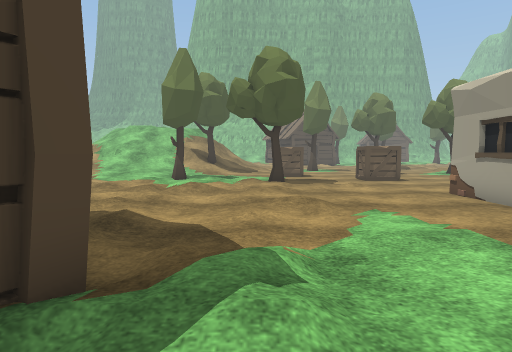
[1] (above)

24 first-person views from a walk through a 3-D level made in the Unity game engine. The camera is 1.2 m above the floor, tilts 4° down and sees 75° across. The floor is counted in squares, 1 m on a side. Each view is taken from the middle of a square. On the plan, view 1 faces up. The plan holds only what a view shows up to about 14 squares ahead; the rest is blank. The place goes on beyond the plan. The player is left out. Some surface patterns are stand-ins.

[2]
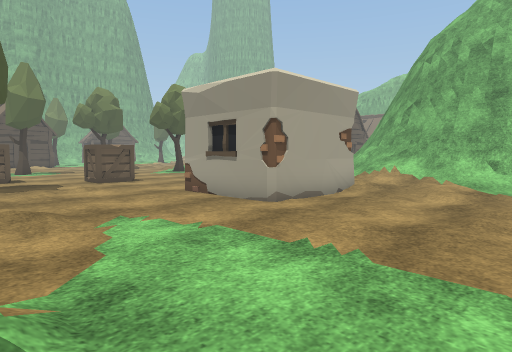

[3]
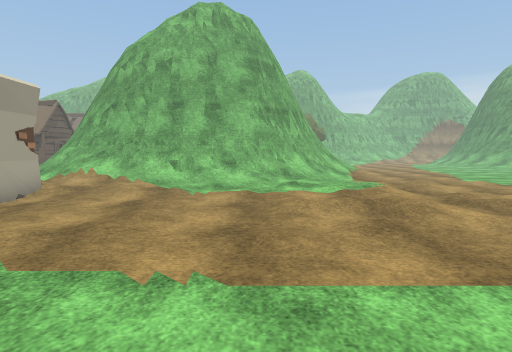

[4]
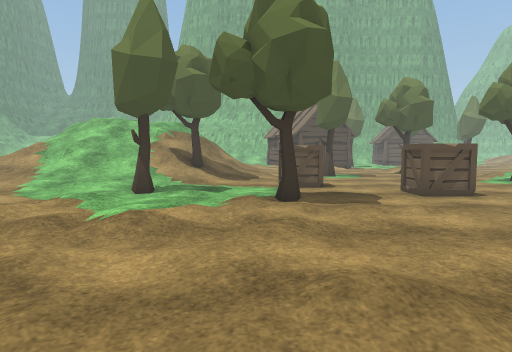

[5]
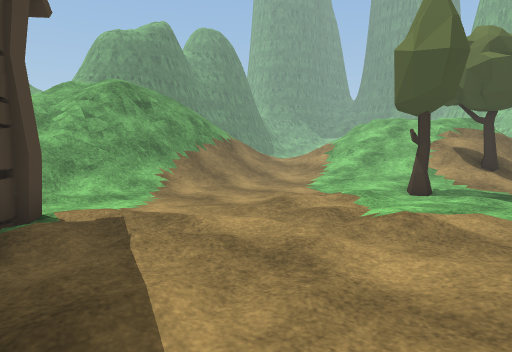

[6]
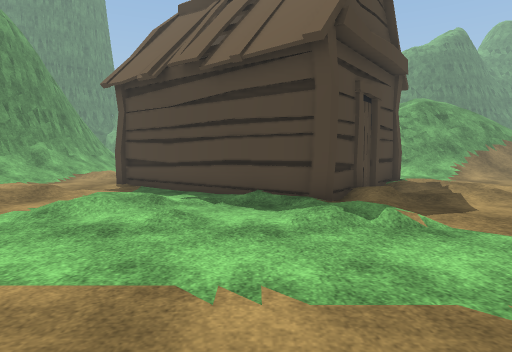

[7]
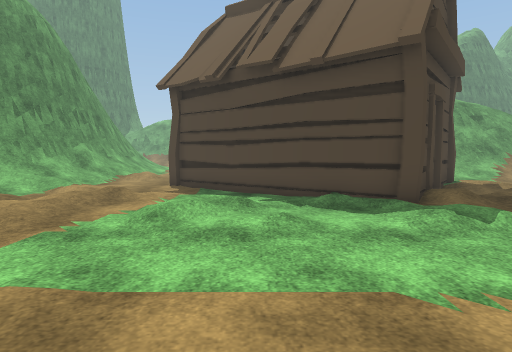

[8]
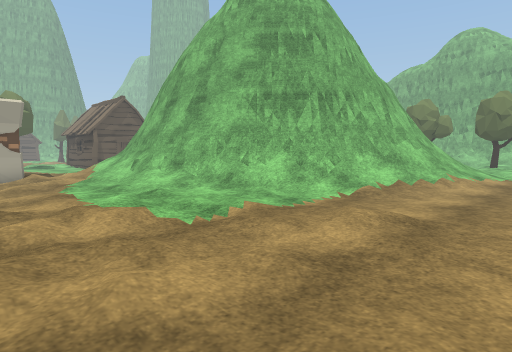

[9]
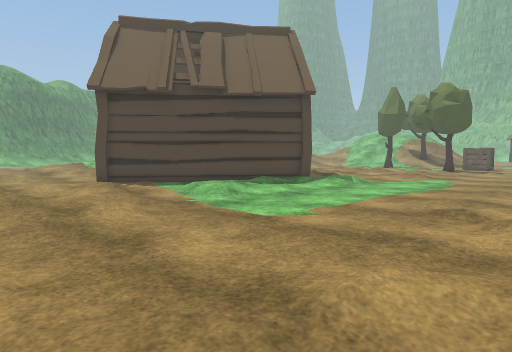

[10]
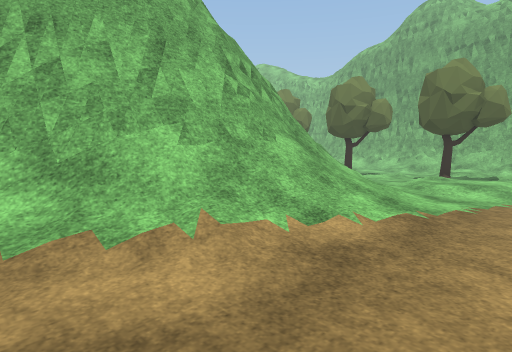

[11]
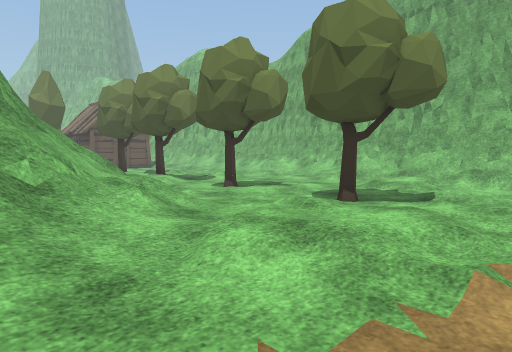

[12]
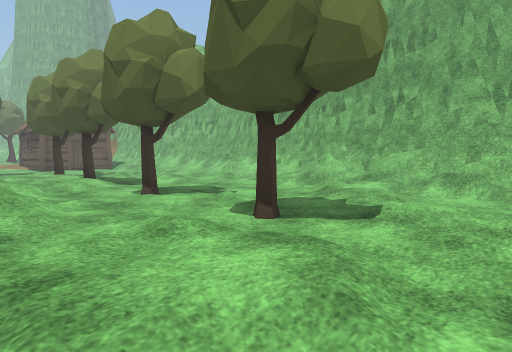

[13]
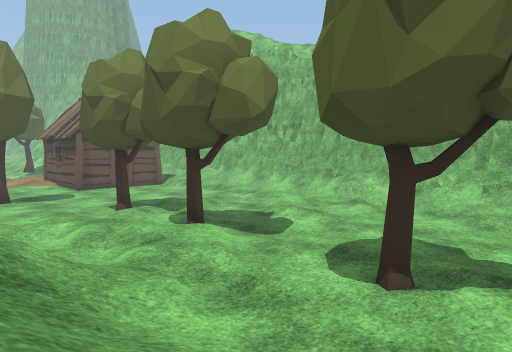

[14]
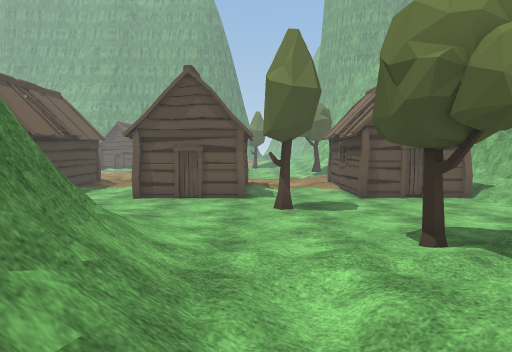

[15]
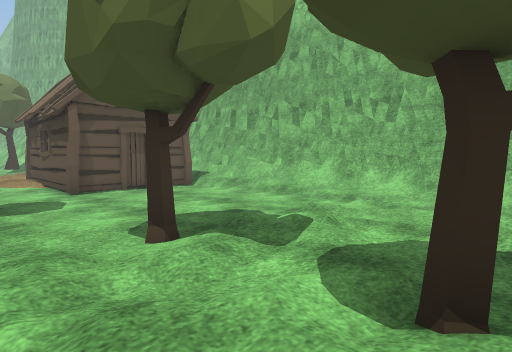

[16]
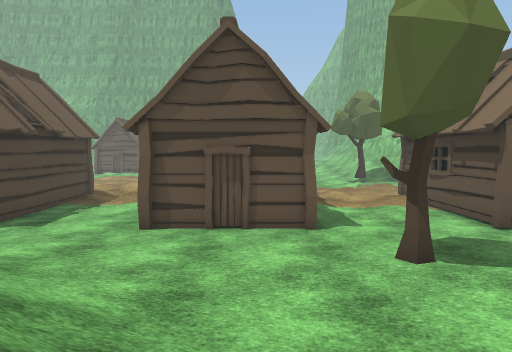

[17]
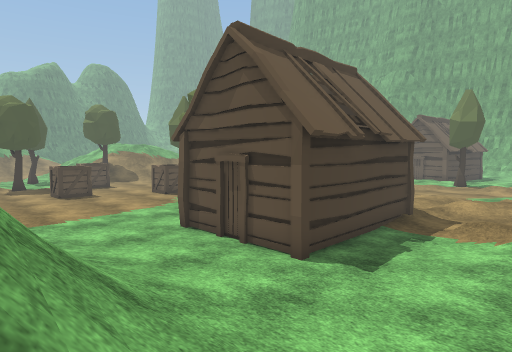

[18]
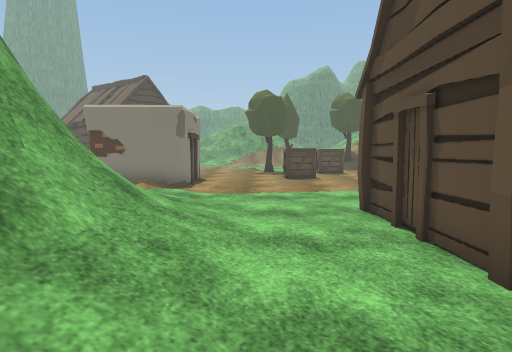

[19]
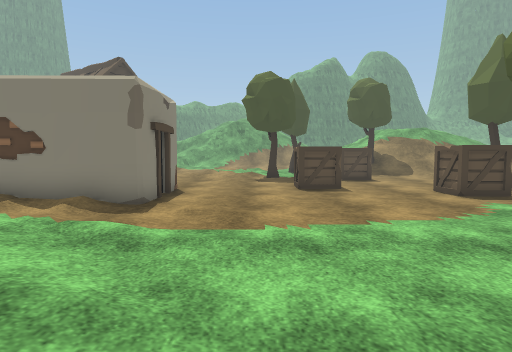

[20]
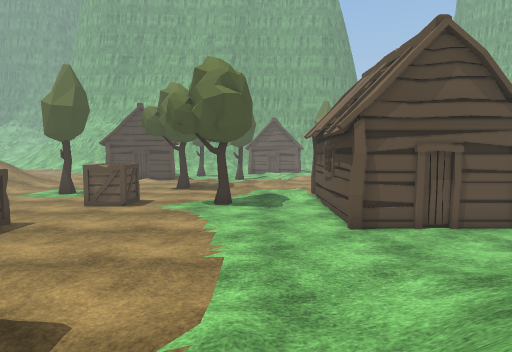

[21]
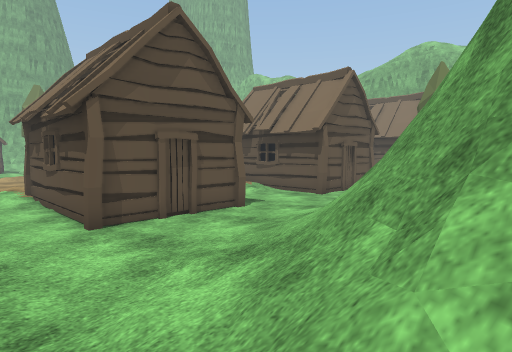

[22]
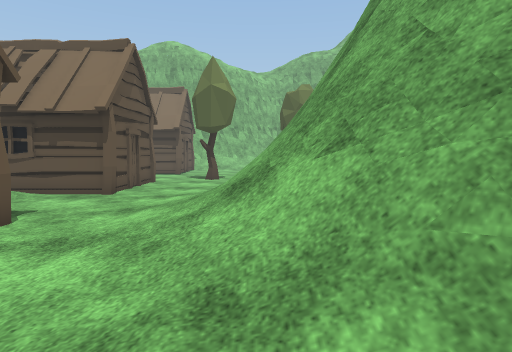

[23]
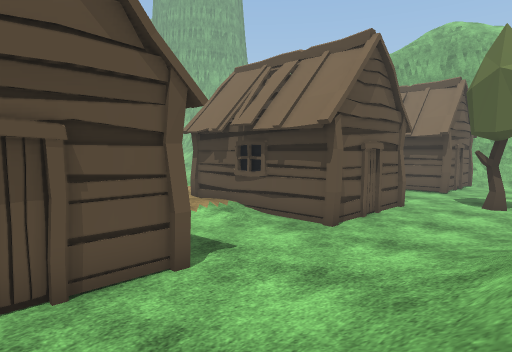

[24]
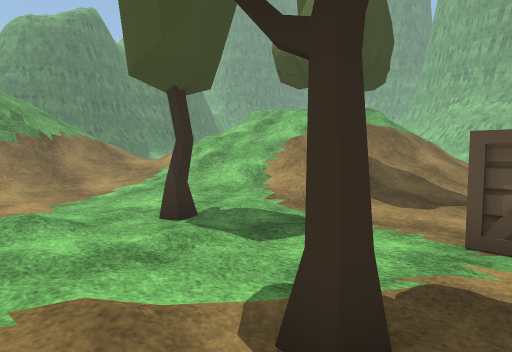

### Floor plan
Key: @ floor where view 1 was taken; # wall or solid block; . main floor; : floor 0.25 m higher than the main floor; / step, stairs or slope; = window, fence, low wall or low ledge; T tree; H hut; C crate; O other object.
Columns run from 11 left of view 1 to 40 right of it. Each row starts with its distance up from view 1.
 21   //////T//.  ...   ...../:HHHHH./:HHHH  //.H
 20   //////T//.  ....CC...T...H   H./:H     ../H
 19 //////////..  ....CC.......H   H../H    :...H
 18 //////////..CC.............H   H...H    /...H
 17 //////::....CC.............H   H...H    ....H
 16 //:///.TT.......CC.........HHHHH...HHHHH....HHHHHH #
 15 //.....T........CC.........H...H...H...H....H..../ #
 14 ///.........T....................................//#
 13 ///...//.../..................///........T......../#
 12 //...:.:...:.............../////////............../=
 11 ///...//::../............///////// //............./#
 10 ///.....//.:/....####O..:///=##### ///............//
  9 //.....//........#  ##////=####     =//....TT.....//
  8 //....:/....:....O   O////##        #=///.:.T://.///
  7   /. :./.........##  O.//##          #//::/:.//..../
  6      H:..........O##O:///##          #=///:/:.../ ./
  5      HH./.............//=#           ##////TT..://./
  4        HH.//........////=#            ##///:T.//..//
  3         HHH/........:.//=#             =///:.../////
  2          H//.........../=#             ///........//
  1         H............../=##            ///......../=
  0        HH..@...........//=##         ##//..TT....//#
 -1       HH./........:..././/###       ##=///..T....//=
 -2       H..:/.......::.:::.//=##     ##=///........./=
 -3    HHH.../:/.....//.:./:.//=########=#///......././#
 -4    .HH.............///....////=###=#////.......:///#
 -5    ....///........../......///////////.//:/TT..:.//#
 -6  /.....::::./..../:....//.....///////./::::../.../=#
 -7  //..../../....../....../...............:::..//..//#
 -8    ///.. :........ ....................../...:..//
 -9    /////      ... . ......  . ...   . ../...

Where each view was taken, in squares from view 1:
view 1: 0 up, 0 right, facing up
view 2: 1 up, 0 right, facing up-right
view 3: 0 up, 0 right, facing right
view 4: 5 up, 0 right, facing up
view 5: 5 up, 0 right, facing up-left
view 6: 1 up, 6 right, facing left
view 7: 1 down, 6 right, facing left
view 8: 9 down, 7 right, facing up-right
view 9: 9 down, 7 right, facing up-left
view 10: 9 down, 17 right, facing up-right
view 11: 9 down, 25 right, facing up-right
view 12: 9 down, 28 right, facing up-right
view 13: 2 down, 28 right, facing up-right
view 14: 2 up, 29 right, facing up
view 15: 4 up, 30 right, facing up-right
view 16: 7 up, 27 right, facing up
view 17: 10 up, 24 right, facing up-left
view 18: 13 up, 23 right, facing left
view 19: 13 up, 18 right, facing left
view 20: 7 up, 13 right, facing up
view 21: 8 up, 13 right, facing up-right
view 22: 11 up, 14 right, facing right
view 23: 11 up, 17 right, facing up-right
view 24: 12 up, 2 right, facing up-left
